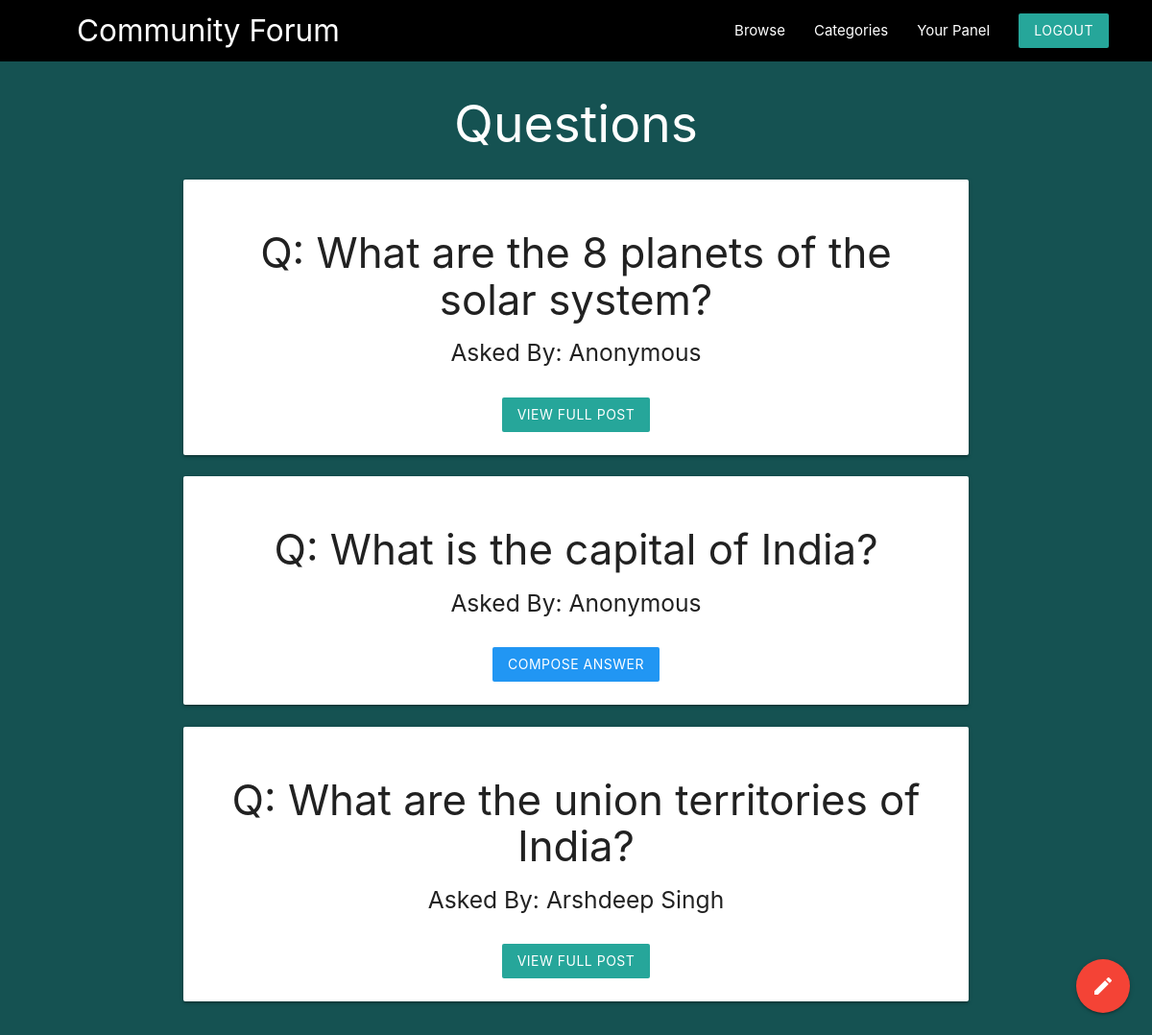
The app's page /all-q.php (signed in), older data.
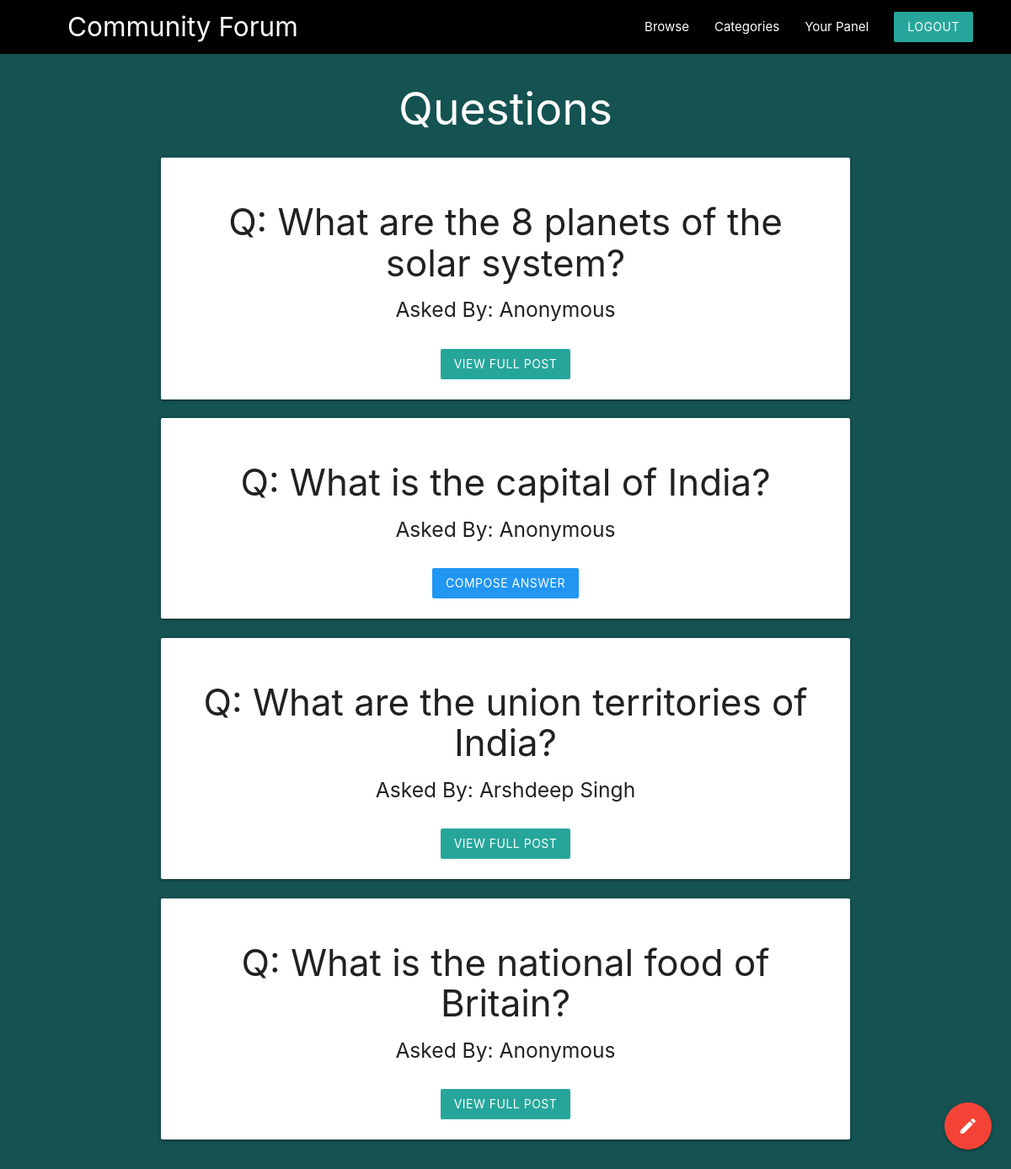
The same page, newer data.
### tables this page shows
CREATE TABLE `questions` (
  `q_id` int(11) NOT NULL,
  `Question` text NOT NULL,
  `author` varchar(100) NOT NULL,
  `posted_timestamp` timestamp NOT NULL DEFAULT current_timestamp(),
  `cat_id` int(11) NOT NULL,
  `status` int(11) DEFAULT NULL,
  `user_id` int(11) NOT NULL
);

### all-q.php (the view, shortened to what this page needs)
<?php
    include("templates/conn.php");
    $he='';
    if(isset($_GET['cat_id'])){
        $c=$_GET['cat_id'];
        $sql= "SELECT * FROM `questions` WHERE `cat_id`='$c' ORDER BY `posted_timestamp` asc ";
        $res=mysqli_query($conn,$sql);
        $prods=mysqli_fetch_all($res,MYSQLI_ASSOC);
        $sql1="SELECT `cat_name` from `category` where `cat_id`='$c'";
        $res1=mysqli_query($conn,$sql1);
        $prods1=mysqli_fetch_array($res1,MYSQLI_ASSOC);
        $count=mysqli_num_rows($res1);
        if($count<1){
            header("location:user_categories.php");
        }
        else{
            $he ="in ".$prods1['cat_name']." category";
        }
    }
    else{
        $sql= "SELECT * FROM `questions`";
        $res=mysqli_query($conn,$sql);
        $prods=mysqli_fetch_all($res,MYSQLI_ASSOC);
    }
?>
<!DOCTYPE html>
<html lang="en">
<head>
    <link rel="stylesheet" href="https://cdnjs.cloudflare.com/ajax/libs/materialize/1.0.0/css/materialize.min.css">
    <link rel="stylesheet" type="text/css" href="templates/style.css">
</head>
<body class="greenbg">
    <nav class="black z-depth-0" style="padding-right: 30px;padding-left: 80px;">
		<div>
			<a href="#" class="brand-logo brand-text hide-on-med-and-down">Community Forum</a>
            <ul id="nav-mobile" class="right">
                <li><a href="all-q.php">Browse</a></li>
                <li><a href="categories.php">Categories</a></li>
                <li class="active"><a href="yourpanel.php">Your Panel</a></li>
				<li><a href="logout.php" class="btn brand z-depth-0">Logout</a></li>
		    </ul>
        </div>
        <br>
    </nav>
    <div class="container">
    <section>
    <div class="row">
    <h2 class="white-text" style="text-align:center;">Questions <?php echo $he ;?></h2>
        <?php foreach($prods as $p){ ?>
            <div class="col s12 md6">
  				    <div class="card">
                      <center>
                        <div class="card-content">
                          <h3>Q: <?php print_r($p['Question']); ?></h3>
                          <div>
                          <h5>Asked By: <?php echo($p['author'])?></h5>
                          <br>
                          <?php if($p['status']){
                                echo "<a href='view-post.php?q_id=$p[q_id]' class='btn brand z-depth-0'>View Full Post</a>";
                              }
                              else{
                                echo "<a href='answer.php?q_id=$p[q_id]' class='btn blue brand z-depth-0'>Compose Answer</a>";
                              }
                          ?>
                          </div>
                        </div>
                        </center>
                    </div>
            </div>
        <?php } ?>
    </div>
    </section>
    <div class="fixed-action-btn">
        <a href="compose.php" class="btn-floating btn-large red" >
            <i class="large material-icons">mode_edit</i>
        </a>
    </div>

Row changes from the older to the newer data that the page shows:
added questions: value "What is the national food of Britain?", author "Anonymous"
